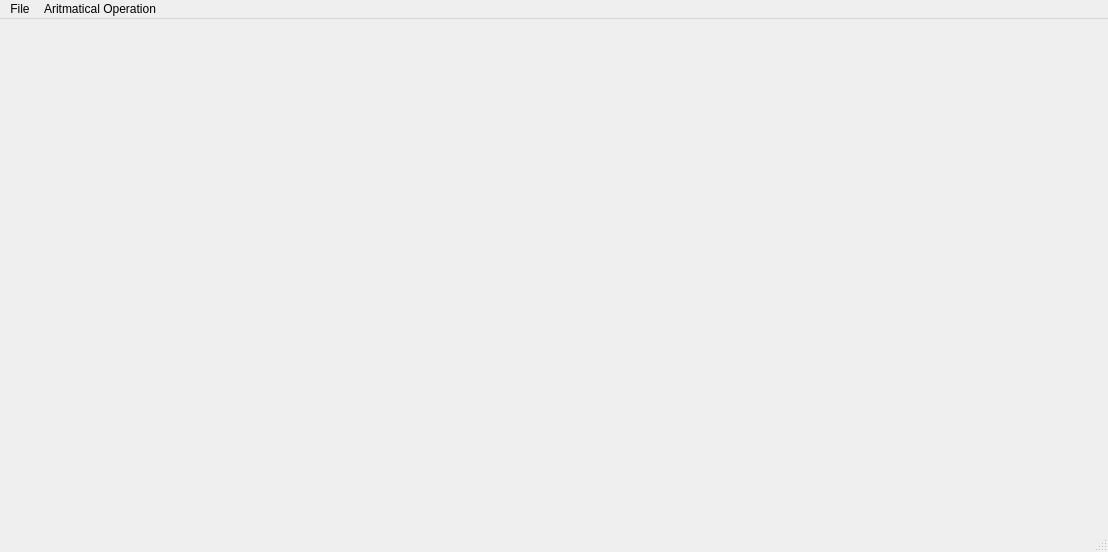
<?xml version="1.0" encoding="UTF-8"?>
<ui version="4.0">
 <class>MainWindow</class>
 <widget class="QMainWindow" name="MainWindow">
  <property name="geometry">
   <rect>
    <x>0</x>
    <y>0</y>
    <width>1108</width>
    <height>552</height>
   </rect>
  </property>
  <property name="windowTitle">
   <string>MainWindow</string>
  </property>
  <widget class="QWidget" name="centralwidget">
   <widget class="QWidget" name="verticalLayoutWidget">
    <property name="geometry">
     <rect>
      <x>29</x>
      <y>100</y>
      <width>331</width>
      <height>291</height>
     </rect>
    </property>
    <layout class="QVBoxLayout" name="verticalLayout">
     <item>
      <widget class="QLabel" name="gambar1">
       <property name="text">
        <string/>
       </property>
      </widget>
     </item>
    </layout>
   </widget>
   <widget class="QWidget" name="verticalLayoutWidget_2">
    <property name="geometry">
     <rect>
      <x>400</x>
      <y>100</y>
      <width>331</width>
      <height>291</height>
     </rect>
    </property>
    <layout class="QVBoxLayout" name="verticalLayout_2">
     <item>
      <widget class="QLabel" name="gambar2">
       <property name="text">
        <string/>
       </property>
      </widget>
     </item>
    </layout>
   </widget>
   <widget class="QWidget" name="verticalLayoutWidget_3">
    <property name="geometry">
     <rect>
      <x>760</x>
      <y>100</y>
      <width>331</width>
      <height>291</height>
     </rect>
    </property>
    <layout class="QVBoxLayout" name="verticalLayout_3">
     <item>
      <widget class="QLabel" name="gambarhasil">
       <property name="text">
        <string/>
       </property>
      </widget>
     </item>
    </layout>
   </widget>
   <zorder>verticalLayoutWidget</zorder>
   <zorder>gambar1</zorder>
   <zorder>verticalLayoutWidget_2</zorder>
   <zorder>verticalLayoutWidget_3</zorder>
  </widget>
  <widget class="QMenuBar" name="menubar">
   <property name="geometry">
    <rect>
     <x>0</x>
     <y>0</y>
     <width>1108</width>
     <height>21</height>
    </rect>
   </property>
   <widget class="QMenu" name="menuFile">
    <property name="title">
     <string>File</string>
    </property>
    <addaction name="actionBuka_Gambar_1"/>
    <addaction name="actionBuka_Gambar_3"/>
    <addaction name="actionSimpan"/>
    <addaction name="actionExit"/>
   </widget>
   <widget class="QMenu" name="menuAritmatical_Operation">
    <property name="title">
     <string>Aritmatical Operation</string>
    </property>
    <addaction name="actionPenjumlahan"/>
    <addaction name="actionPengurangan"/>
    <addaction name="actionPerkalian"/>
    <addaction name="actionPembagian"/>
   </widget>
   <addaction name="menuFile"/>
   <addaction name="menuAritmatical_Operation"/>
  </widget>
  <widget class="QStatusBar" name="statusbar"/>
  <action name="actionBuka_File">
   <property name="text">
    <string>Buka File</string>
   </property>
  </action>
  <action name="actionBuka_Gambar_2">
   <property name="text">
    <string>Buka Gambar 2</string>
   </property>
  </action>
  <action name="actionBuka_Gambar_1">
   <property name="text">
    <string>Buka Gambar 1</string>
   </property>
  </action>
  <action name="actionBuka_Gambar_3">
   <property name="text">
    <string>Buka Gambar 2</string>
   </property>
  </action>
  <action name="actionSimpan">
   <property name="text">
    <string>Simpan</string>
   </property>
  </action>
  <action name="actionExit">
   <property name="text">
    <string>Exit</string>
   </property>
  </action>
  <action name="actionPenjumlahan">
   <property name="text">
    <string>Penjumlahan</string>
   </property>
  </action>
  <action name="actionPengurangan">
   <property name="text">
    <string>Pengurangan</string>
   </property>
  </action>
  <action name="actionPerkalian">
   <property name="text">
    <string>Perkalian</string>
   </property>
  </action>
  <action name="actionPembagian">
   <property name="text">
    <string>Pembagian</string>
   </property>
  </action>
 </widget>
 <resources/>
 <connections/>
</ui>
